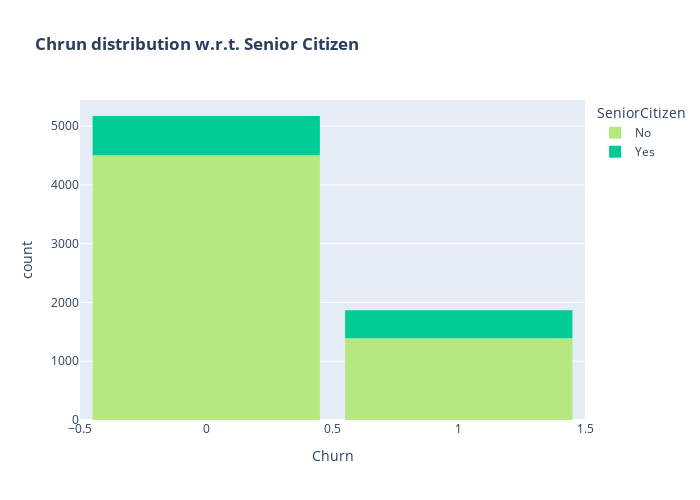

The notebook cell this image was saved under:
### Markdown cell above
* **CUSTOMERS WITHOUT PARTNERS:** This group accounts for the MAJORITY of churn. The "No" bar under the "Churn: Yes" category is significantly taller than the "Yes" bar.

* **CUSTOMERS WITH PARTNERS:** Customers with partners are far LESS LIKELY to churn. They also make up a very large portion of the loyal, non-churned customer base.

* **KEY INSIGHT:** Similar to having dependents, having a **PARTNER is a strong indicator of customer loyalty**. Customers without partners are a much higher churn risk.

### Code cell
color_map = {"Yes": '#00CC96', "No": '#B6E880'}
fig = px.histogram(df, x="Churn", color="SeniorCitizen", title="<b>Chrun distribution w.r.t. Senior Citizen</b>", color_discrete_map=color_map)
fig.update_layout(width=700, height=500, bargap=0.1)
fig.show()

### Figure 1 — Plotly figure (JSON) as saved in the notebook; plotly's stock layout.template omitted (floating-point values rounded to 4 significant figures; data arrays with more than 128 entries replaced by an {"elided": "..."} marker saying what was removed)
{"data": [{"bingroup": "x", "hovertemplate": "SeniorCitizen=No<br>Churn=%{x}<br>count=%{y}<extra></extra>", "legendgroup": "No", "marker": {"color": "#B6E880", "pattern": {"shape": ""}}, "name": "No", "orientation": "v", "showlegend": true, "type": "histogram", "x": {"elided": "5901 int values"}, "xaxis": "x", "yaxis": "y"}, {"bingroup": "x", "hovertemplate": "SeniorCitizen=Yes<br>Churn=%{x}<br>count=%{y}<extra></extra>", "legendgroup": "Yes", "marker": {"color": "#00CC96", "pattern": {"shape": ""}}, "name": "Yes", "orientation": "v", "showlegend": true, "type": "histogram", "x": {"elided": "1142 int values"}, "xaxis": "x", "yaxis": "y"}], "layout": {"bargap": 0.1, "barmode": "relative", "height": 500, "legend": {"title": {"text": "SeniorCitizen"}, "tracegroupgap": 0}, "title": {"text": "<b>Chrun distribution w.r.t. Senior Citizen</b>"}, "width": 700, "xaxis": {"anchor": "y", "domain": [0, 1], "title": {"text": "Churn"}}, "yaxis": {"anchor": "x", "domain": [0, 1], "title": {"text": "count"}}}}
